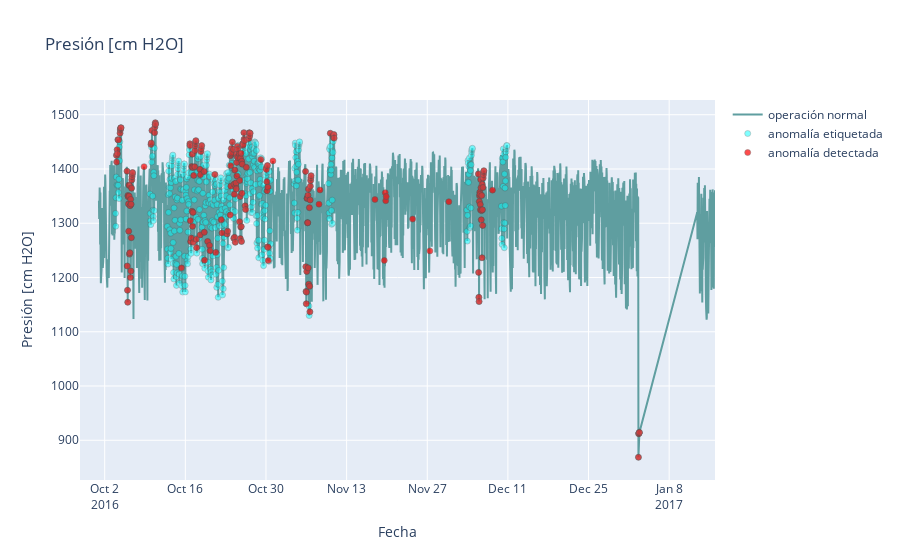
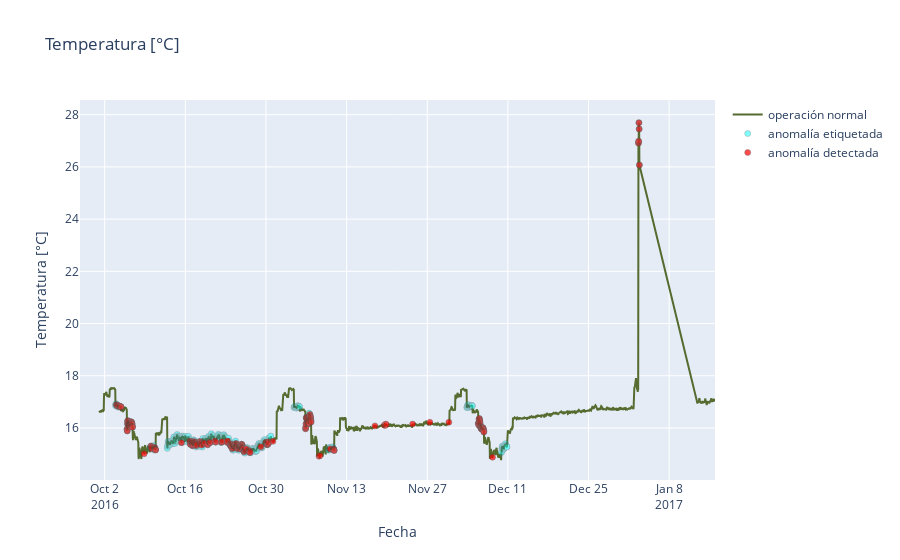
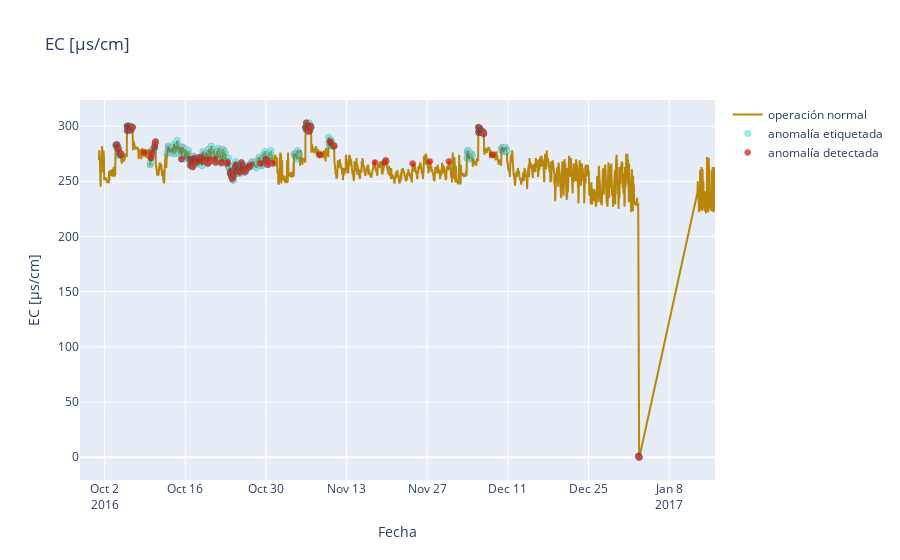

Source (notebook cell) for these figures, in order:
### Markdown cell above
# Gráficos para PPT final

### Code cell
import plotly.graph_objects as go

an_et = test.loc[test['etiqueta conjunta']==1]
an_cl = test2.loc[test2['an'] == 1]

figg = go.Figure()

tr_pr_ts = go.Scatter(x=test.index, y=test['Pression [cm H2O]'],
                    mode='lines',
                    name='operación normal',
                    line_color='cadetblue')
tr_pr_ae = go.Scatter(x=an_et.index, y=an_et['Pression [cm H2O]'],
                    mode='markers',
                    name='anomalía etiquetada',
                    marker_color='cyan',
                    marker_line_width=0.5,
                    opacity=0.5)
tr_pr_ad = go.Scatter(x=an_cl.index, y=an_cl['Pression [cm H2O]'],
                    mode='markers',
                    name='anomalía detectada',
                    marker_color='red',
                    marker_line_width=0.5,
                    opacity=0.7)      
figg.add_trace(tr_pr_ts)
figg.add_trace(tr_pr_ae)
figg.add_trace(tr_pr_ad)
                     
# figg.update_traces(mode='markers', marker_line_width=2, marker_size=10)
figg.update_layout(title='Presión [cm H2O]',
                    yaxis_title='Presión [cm H2O]',
                    xaxis_title='Fecha'
)

# st.plotly_chart(figg, use_container_width=True)
figg.show()

# t = datas.loc[datas['Etiqueta T'] == 1] #anomaly

figg2 = go.Figure()

tr_t_ts = go.Scatter(x=test.index, y=test['Temperatura [°C]'],
                    mode='lines',
                    name='operación normal',
                    line_color='darkolivegreen')
tr_t_ae = go.Scatter(x=an_et.index, y=an_et['Temperatura [°C]'],
                    mode='markers',
                    name='anomalía etiquetada',
                    marker_color='cyan',
                    marker_line_width=0.5,
                    opacity=0.5)
tr_t_ad = go.Scatter(x=an_cl.index, y=an_cl['Temperatura [°C]'],
                    mode='markers',
                    name='anomalía detectada',
                    marker_color='red',
                    marker_line_width=0.5,
                    opacity=0.7)      
# figg.update_traces(mode='markers', marker_line_width=2, marker_size=10)
figg2.add_trace(tr_t_ts)
figg2.add_trace(tr_t_ae)
figg2.add_trace(tr_t_ad)

figg2.update_layout(title='Temperatura [°C]',
                    yaxis_title='Temperatura [°C]',
                    xaxis_title='Fecha'
)

figg2.show()
# st.plotly_chart(figg2, use_container_width=True)

# e = datas.loc[datas['Etiqueta EC'] == 1] #anomaly
figg3 = go.Figure()

tr_ec_ts=go.Scatter(x=test.index, y=test['EC [µs/cm]'],
                    mode='lines',
                    name='operación normal',
                    line_color='darkgoldenrod')


tr_ec_ae = go.Scatter(x=an_et.index, y=an_et['EC [µs/cm]'],
                    mode='markers',
                    name='anomalía etiquetada',
                    marker_color='cyan',
                    marker_line_width=0.5,
                    opacity=0.5)
tr_ec_ad = go.Scatter(x=an_cl.index, y=an_cl['EC [µs/cm]'],
                    mode='markers',
                    name='anomalía detectada',
                    marker_color='red',
                    marker_line_width=0.5,
                    opacity=0.7)                 
# figg.update_traces(mode='markers', marker_line_width=2, marker_size=10)
figg3.add_trace(tr_ec_ts)
figg3.add_trace(tr_ec_ae)
figg3.add_trace(tr_ec_ad)

figg3.update_layout(title='EC [µs/cm]',
                    yaxis_title='EC [µs/cm]',
                    xaxis_title='Fecha'
)

### Figure 1 — Plotly figure (JSON) as saved in the notebook; plotly's stock layout.template omitted (floating-point values rounded to 4 significant figures; data arrays with more than 128 entries replaced by an {"elided": "..."} marker saying what was removed)
{"data": [{"line": {"color": "cadetblue"}, "mode": "lines", "name": "operación normal", "type": "scatter", "x": {"elided": "2328 str values"}, "y": {"elided": "2328 float values"}}, {"marker": {"color": "cyan", "line": {"width": 0.5}}, "mode": "markers", "name": "anomalía etiquetada", "opacity": 0.5, "type": "scatter", "x": {"elided": "653 str values"}, "y": {"elided": "653 float values"}}, {"marker": {"color": "red", "line": {"width": 0.5}}, "mode": "markers", "name": "anomalía detectada", "opacity": 0.7, "type": "scatter", "x": {"elided": "215 str values"}, "y": {"elided": "215 float values"}}], "layout": {"title": {"text": "Presión [cm H2O]"}, "xaxis": {"title": {"text": "Fecha"}}, "yaxis": {"title": {"text": "Presión [cm H2O]"}}}}

### Figure 2 — Plotly figure (JSON) as saved in the notebook; plotly's stock layout.template omitted (floating-point values rounded to 4 significant figures; data arrays with more than 128 entries replaced by an {"elided": "..."} marker saying what was removed)
{"data": [{"line": {"color": "darkolivegreen"}, "mode": "lines", "name": "operación normal", "type": "scatter", "x": {"elided": "2328 str values"}, "y": {"elided": "2328 float values"}}, {"marker": {"color": "cyan", "line": {"width": 0.5}}, "mode": "markers", "name": "anomalía etiquetada", "opacity": 0.5, "type": "scatter", "x": {"elided": "653 str values"}, "y": {"elided": "653 float values"}}, {"marker": {"color": "red", "line": {"width": 0.5}}, "mode": "markers", "name": "anomalía detectada", "opacity": 0.7, "type": "scatter", "x": {"elided": "215 str values"}, "y": {"elided": "215 float values"}}], "layout": {"title": {"text": "Temperatura [°C]"}, "xaxis": {"title": {"text": "Fecha"}}, "yaxis": {"title": {"text": "Temperatura [°C]"}}}}

### Figure 3 — Plotly figure (JSON) as saved in the notebook; plotly's stock layout.template omitted (floating-point values rounded to 4 significant figures; data arrays with more than 128 entries replaced by an {"elided": "..."} marker saying what was removed)
{"data": [{"line": {"color": "darkgoldenrod"}, "mode": "lines", "name": "operación normal", "type": "scatter", "x": {"elided": "2328 str values"}, "y": {"elided": "2328 int values"}}, {"marker": {"color": "cyan", "line": {"width": 0.5}}, "mode": "markers", "name": "anomalía etiquetada", "opacity": 0.5, "type": "scatter", "x": {"elided": "653 str values"}, "y": {"elided": "653 int values"}}, {"marker": {"color": "red", "line": {"width": 0.5}}, "mode": "markers", "name": "anomalía detectada", "opacity": 0.7, "type": "scatter", "x": {"elided": "215 str values"}, "y": {"elided": "215 int values"}}], "layout": {"title": {"text": "EC [µs/cm]"}, "xaxis": {"title": {"text": "Fecha"}}, "yaxis": {"title": {"text": "EC [µs/cm]"}}}}
